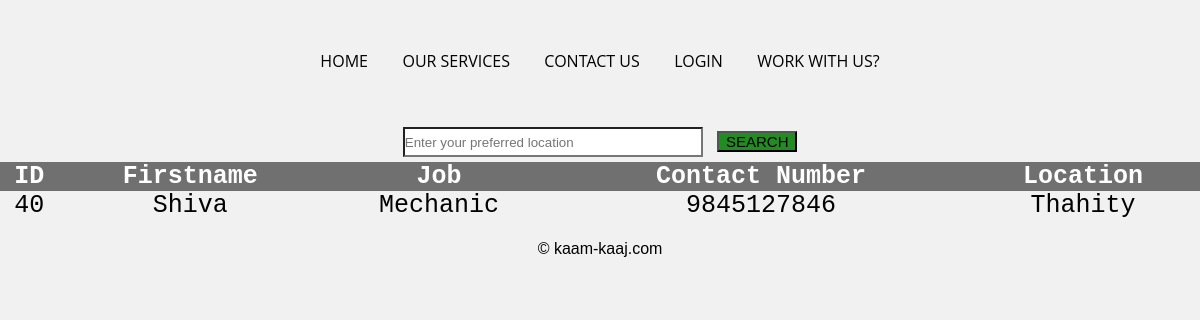
The app's page /mechanic.php with its own data.
### tables this page shows
CREATE TABLE `form` (
  `ID` int(11) NOT NULL,
  `Fname` text NOT NULL,
  `Lname` text NOT NULL,
  `Uname` varchar(256) NOT NULL,
  `Password` varchar(256) NOT NULL,
  `Repassword` varchar(256) NOT NULL,
  `Job` varchar(256) NOT NULL,
  `Pnumber` bigint(255) NOT NULL,
  `Citizenship` bigint(255) NOT NULL,
  `Email` varchar(255) NOT NULL,
  `Location` varchar(255) NOT NULL
);

### mechanic.php (the view, shortened to what this page needs)
<?php include "nav-bar.php" ?>
<!DOCTYPE html>
<html>
		<head>
				<link rel="stylesheet" type="text/css" href="style.css">
		<html lang = "en" dir = "ltr">
		</head>
<body>
	<center>
	<div class="container5">
		<form action="searchdata-mechanic.php" method="POST">
		<input type="text" name="Location" placeholder="Enter your preferred location">
		<input type="submit" name="search" value="SEARCH">
	</form>
	</div>
	</center>
	<table>
		<tr>
			<th> ID </th>
			<th> Firstname </th>
			<th> Job</th>
			<th> Contact Number</th>
			<th> Location</th>
		</tr>
		<?php
		$con = mysqli_connect("localhost","root","","kaamkaaj");
		$sql= "SELECT ID, Fname, Job , Pnumber , Location from form where Job='Mechanic'";
		$result= $con-> query($sql);
		if($result-> num_rows >0){
			while ($row=$result-> fetch_assoc()){
				echo "<tr> <td>".$row["ID"]. "</td><td>" . $row["Fname"] . "</td> <td>".$row["Job"] ."</td><td>" . $row["Pnumber"] . "</td> <td>" . $row["Location"] . "</td> </tr>";
			}
			echo "</table>";
		}
		else {
			echo "Zero result";
		}
		?>
<div class = "footer-bottom">
      &copy; kaam-kaaj.com
    </div>
</body>
</html>

### style.css (style rules this page uses)
* { box-sizing: border-box; margin: 0; padding: 0; }
body { font-family: 'Poppins', sans-serif; background-color : #f1f1f1; }
.footer-bottom { background : #3434a40; color : black; height :50px; width : 100%; text-align : center; position : absolute; bottom : 0px; left : 0px; padding-top : 20px; position : relative; overflow : hidden; }
input[type=text] { margin: 5px; background: white; width:300px; height: 30px; position: right; }
input[value] { font-size:15px; }
input[type=submit] { margin: 5px; background: #228b22; width: 80px; height:auto; }
table { border-collapse: collapse; width:100%; color: black; font-family: monospace; font-size: 25px; text-align: center; }
table th { background-color: #707070; color:white; }
table tr:nth-child(odd) { background-color: white; }

### records on screen
form: ID "40", Fname "Shiva", Job "Mechanic", Pnumber "9845127846", Location "Thahity"
